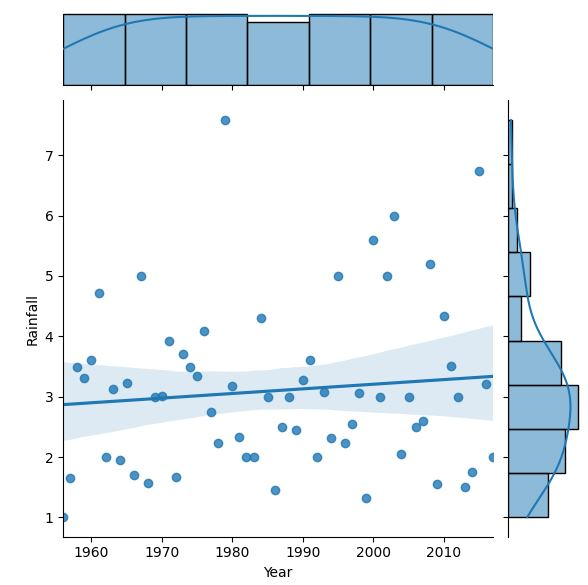

Python code for this plot:
import pandas as pd
import matplotlib.pyplot as plt
import seaborn as sns

df=pd.read_csv(r'./tempYearly.csv')

sns.jointplot("Year","Rainfall",data=df,kind="reg")
plt.show()
